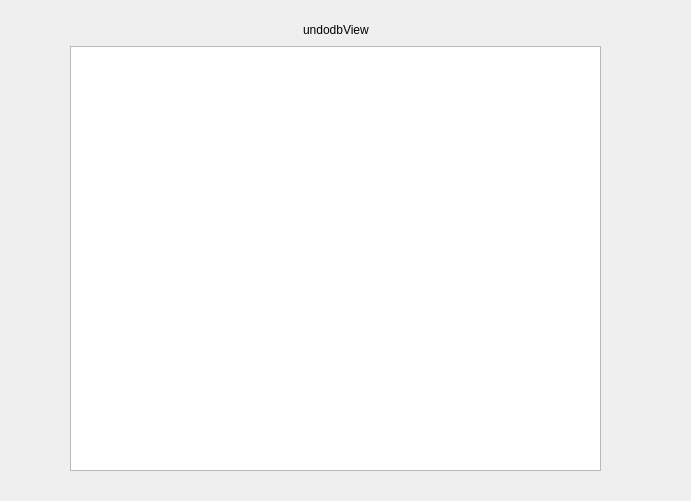
<?xml version="1.0" encoding="UTF-8"?>
<ui version="4.0">
 <class>UndodbDialog</class>
 <widget class="QDialog" name="UndodbDialog">
  <property name="geometry">
   <rect>
    <x>0</x>
    <y>0</y>
    <width>691</width>
    <height>501</height>
   </rect>
  </property>
  <property name="windowTitle">
   <string>Dialog</string>
  </property>
  <widget class="QWidget" name="layoutWidget">
   <property name="geometry">
    <rect>
     <x>70</x>
     <y>20</y>
     <width>531</width>
     <height>451</height>
    </rect>
   </property>
   <layout class="QVBoxLayout" name="verticalLayout">
    <item>
     <layout class="QHBoxLayout" name="horizontalLayout">
      <item>
       <spacer name="horizontalSpacer">
        <property name="orientation">
         <enum>Qt::Horizontal</enum>
        </property>
        <property name="sizeHint" stdset="0">
         <size>
          <width>40</width>
          <height>20</height>
         </size>
        </property>
       </spacer>
      </item>
      <item>
       <widget class="QLabel" name="label">
        <property name="text">
         <string>undodbView</string>
        </property>
       </widget>
      </item>
      <item>
       <spacer name="horizontalSpacer_2">
        <property name="orientation">
         <enum>Qt::Horizontal</enum>
        </property>
        <property name="sizeHint" stdset="0">
         <size>
          <width>40</width>
          <height>20</height>
         </size>
        </property>
       </spacer>
      </item>
     </layout>
    </item>
    <item>
     <widget class="QTableView" name="tableView"/>
    </item>
   </layout>
  </widget>
 </widget>
 <resources/>
 <connections/>
</ui>
